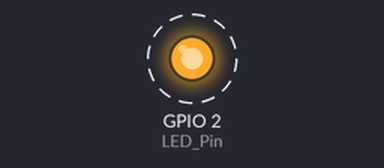
Recording of a sketch running on a simulated ESP8266 (NodeMCU). Parts: output pins drawn as LEDs (lit = HIGH). Dashed ring = blinking.

Above: at 0.5 s.
Timing chart, 0 to 4.6 s (numbered marks = the images above):
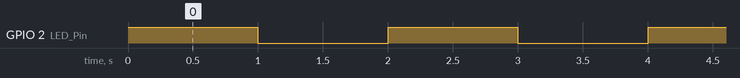

Measured:
- by itself, GPIO 2 (LED_Pin): alternates HIGH for 1.0 s and LOW for 1.0 s

The sketch:

Blinking_LED.ino
```cpp
/*
Developer   - Sriram Venkata Krishna
Date        - 07-12-2025
Board       - NodeMCU ESP-32S - V1.1
*/

// Blinking LED

const int LED_Pin = 2;
const int Time_Delay = 1000;

void setup()
{
  pinMode(LED_Pin, OUTPUT);
}

void loop()
{
  digitalWrite(LED_Pin, HIGH);
  delay(Time_Delay);

  digitalWrite(LED_Pin, LOW);
  delay(Time_Delay);
}
```
